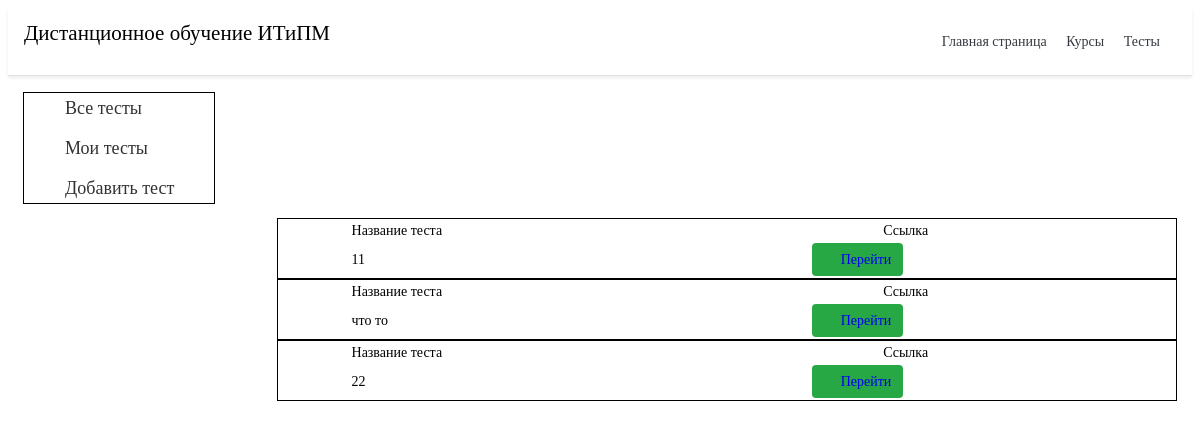
/test/, run on an earlier commit of the app's database.
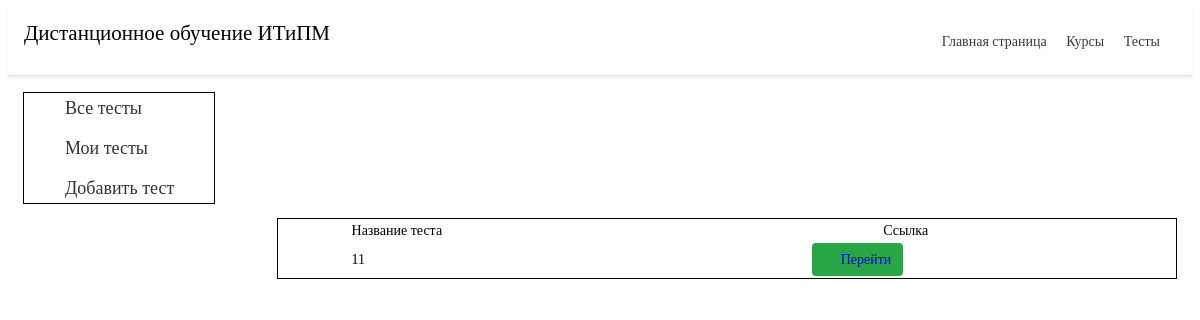
And on a later commit of the database.
### testing/models.py (models this page shows, shortened)
class TestTable(models.Model):
    id_topic = models.ForeignKey(TopicTable, on_delete=models.CASCADE)
    test_name = models.CharField('Название теста', max_length=50)
    time = models.TimeField('Время прохождение')
    class Meta:
        verbose_name = 'Тест'
        verbose_name_plural = 'Тесты'

### testing/views.py (the view)
# urls.py: path('', views.test_home, name='test_home'),
def test_home(request):
    ku = TestTable.objects.order_by('id')
    return render(request, 'testing/test_home.html', {'ku': ku})

### testing/templates/testing/test_home.html (shortened to what this page needs)
{% extends 'main/base.html' %}
{% block content %}
<div>
	<ul class="menu">
		<li><a href="{% url 'test_home' %}">Все тесты</a></li>
		<li><a href="#">Мои тесты</a></li>
		<li><a href="{% url 'addtest' %}">Добавить тест</a></li>
	</ul>
</div>
{% if ku %}
{% for el in ku %}
<table class="iksweb">
			<tbody>
				<tr>
					<td class="table_na">Название теста</td>
					<td class="table_na">Ссылка</td>
				</tr>
				<tr>
					<td class="table_na">{{ el.test_name }}</td>
					<td class="btn btn-success"><a href="{% url 'test_dateil' el.id %}">Перейти</a>
						</button></td>
				</tr>
			</tbody>
		</table>
{%endfor%}
{% else %}
<p>Вы не добавили тест</p>
{%endif%}
{% endblock %}

What changed in the data, as far as the page shows it:
removed TestTable: test_name "что то"
removed TestTable: test_name "22"
